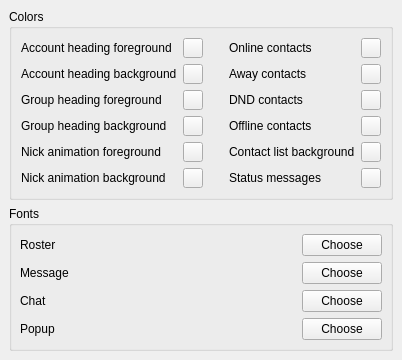
<ui version="4.0" >
 <author></author>
 <comment></comment>
 <exportmacro></exportmacro>
 <class>OptAppearance</class>
 <widget class="QWidget" name="OptAppearance" >
  <property name="geometry" >
   <rect>
    <x>0</x>
    <y>0</y>
    <width>402</width>
    <height>333</height>
   </rect>
  </property>
  <property name="windowTitle" >
   <string>OptAppearanceUI</string>
  </property>
  <layout class="QVBoxLayout" >
   <property name="margin" >
    <number>9</number>
   </property>
   <property name="spacing" >
    <number>6</number>
   </property>
   <item>
    <widget class="QGroupBox" name="groupBox11" >
     <property name="title" >
      <string>Colors</string>
     </property>
     <layout class="QGridLayout" >
      <property name="margin" >
       <number>9</number>
      </property>
      <property name="spacing" >
       <number>6</number>
      </property>
      <item row="0" column="3" >
       <widget class="QLabel" name="tl_cOnline" >
        <property name="text" >
         <string>Online contacts</string>
        </property>
       </widget>
      </item>
      <item row="1" column="3" >
       <widget class="QLabel" name="TextLabel1_2" >
        <property name="text" >
         <string>Away contacts</string>
        </property>
       </widget>
      </item>
      <item row="2" column="3" >
       <widget class="QLabel" name="tl_cDND" >
        <property name="text" >
         <string>DND contacts</string>
        </property>
       </widget>
      </item>
      <item row="3" column="3" >
       <widget class="QLabel" name="tl_cOffline" >
        <property name="text" >
         <string>Offline contacts</string>
        </property>
       </widget>
      </item>
      <item row="3" column="2" >
       <spacer>
        <property name="orientation" >
         <enum>Qt::Horizontal</enum>
        </property>
        <property name="sizeHint" >
         <size>
          <width>111</width>
          <height>20</height>
         </size>
        </property>
       </spacer>
      </item>
      <item row="4" column="3" >
       <widget class="QLabel" name="tl_cListBack" >
        <property name="text" >
         <string>Contact list background</string>
        </property>
       </widget>
      </item>
      <item row="5" column="3" >
       <widget class="QLabel" name="tl_cStatus" >
        <property name="text" >
         <string>Status messages</string>
        </property>
       </widget>
      </item>
      <item row="0" column="4" >
       <widget class="QToolButton" name="pb_cOnline" >
        <property name="sizePolicy" >
         <sizepolicy>
          <hsizetype>0</hsizetype>
          <vsizetype>0</vsizetype>
          <horstretch>0</horstretch>
          <verstretch>0</verstretch>
         </sizepolicy>
        </property>
        <property name="maximumSize" >
         <size>
          <width>20</width>
          <height>20</height>
         </size>
        </property>
        <property name="text" >
         <string/>
        </property>
       </widget>
      </item>
      <item row="1" column="4" >
       <widget class="QToolButton" name="pb_cAway" >
        <property name="sizePolicy" >
         <sizepolicy>
          <hsizetype>0</hsizetype>
          <vsizetype>0</vsizetype>
          <horstretch>0</horstretch>
          <verstretch>0</verstretch>
         </sizepolicy>
        </property>
        <property name="maximumSize" >
         <size>
          <width>20</width>
          <height>20</height>
         </size>
        </property>
        <property name="text" >
         <string/>
        </property>
       </widget>
      </item>
      <item row="1" column="0" >
       <widget class="QLabel" name="tl_cProfileBack" >
        <property name="text" >
         <string>Account heading background</string>
        </property>
       </widget>
      </item>
      <item row="3" column="0" >
       <widget class="QLabel" name="tl_cGroupBack" >
        <property name="text" >
         <string>Group heading background</string>
        </property>
       </widget>
      </item>
      <item row="5" column="1" >
       <widget class="QToolButton" name="pb_cAnimBack" >
        <property name="sizePolicy" >
         <sizepolicy>
          <hsizetype>0</hsizetype>
          <vsizetype>0</vsizetype>
          <horstretch>0</horstretch>
          <verstretch>0</verstretch>
         </sizepolicy>
        </property>
        <property name="maximumSize" >
         <size>
          <width>20</width>
          <height>20</height>
         </size>
        </property>
        <property name="text" >
         <string/>
        </property>
       </widget>
      </item>
      <item row="1" column="1" >
       <widget class="QToolButton" name="pb_cProfileBack" >
        <property name="sizePolicy" >
         <sizepolicy>
          <hsizetype>0</hsizetype>
          <vsizetype>0</vsizetype>
          <horstretch>0</horstretch>
          <verstretch>0</verstretch>
         </sizepolicy>
        </property>
        <property name="maximumSize" >
         <size>
          <width>20</width>
          <height>20</height>
         </size>
        </property>
        <property name="text" >
         <string/>
        </property>
       </widget>
      </item>
      <item row="3" column="1" >
       <widget class="QToolButton" name="pb_cGroupBack" >
        <property name="sizePolicy" >
         <sizepolicy>
          <hsizetype>0</hsizetype>
          <vsizetype>0</vsizetype>
          <horstretch>0</horstretch>
          <verstretch>0</verstretch>
         </sizepolicy>
        </property>
        <property name="maximumSize" >
         <size>
          <width>20</width>
          <height>20</height>
         </size>
        </property>
        <property name="text" >
         <string/>
        </property>
       </widget>
      </item>
      <item row="0" column="1" >
       <widget class="QToolButton" name="pb_cProfileFore" >
        <property name="sizePolicy" >
         <sizepolicy>
          <hsizetype>0</hsizetype>
          <vsizetype>0</vsizetype>
          <horstretch>0</horstretch>
          <verstretch>0</verstretch>
         </sizepolicy>
        </property>
        <property name="maximumSize" >
         <size>
          <width>20</width>
          <height>20</height>
         </size>
        </property>
        <property name="text" >
         <string/>
        </property>
       </widget>
      </item>
      <item row="2" column="1" >
       <widget class="QToolButton" name="pb_cGroupFore" >
        <property name="sizePolicy" >
         <sizepolicy>
          <hsizetype>0</hsizetype>
          <vsizetype>0</vsizetype>
          <horstretch>0</horstretch>
          <verstretch>0</verstretch>
         </sizepolicy>
        </property>
        <property name="maximumSize" >
         <size>
          <width>20</width>
          <height>20</height>
         </size>
        </property>
        <property name="text" >
         <string/>
        </property>
       </widget>
      </item>
      <item row="4" column="1" >
       <widget class="QToolButton" name="pb_cAnimFront" >
        <property name="sizePolicy" >
         <sizepolicy>
          <hsizetype>0</hsizetype>
          <vsizetype>0</vsizetype>
          <horstretch>0</horstretch>
          <verstretch>0</verstretch>
         </sizepolicy>
        </property>
        <property name="maximumSize" >
         <size>
          <width>20</width>
          <height>20</height>
         </size>
        </property>
        <property name="text" >
         <string/>
        </property>
       </widget>
      </item>
      <item row="4" column="0" >
       <widget class="QLabel" name="tl_cAnimFront" >
        <property name="text" >
         <string>Nick animation foreground</string>
        </property>
       </widget>
      </item>
      <item row="5" column="0" >
       <widget class="QLabel" name="tl_cAnimBack" >
        <property name="text" >
         <string>Nick animation background</string>
        </property>
       </widget>
      </item>
      <item row="0" column="0" >
       <widget class="QLabel" name="tl_cProfileFore" >
        <property name="text" >
         <string>Account heading foreground</string>
        </property>
       </widget>
      </item>
      <item row="2" column="0" >
       <widget class="QLabel" name="tl_cGroupFore" >
        <property name="text" >
         <string>Group heading foreground</string>
        </property>
       </widget>
      </item>
      <item row="2" column="4" >
       <widget class="QToolButton" name="pb_cDND" >
        <property name="sizePolicy" >
         <sizepolicy>
          <hsizetype>0</hsizetype>
          <vsizetype>0</vsizetype>
          <horstretch>0</horstretch>
          <verstretch>0</verstretch>
         </sizepolicy>
        </property>
        <property name="maximumSize" >
         <size>
          <width>20</width>
          <height>20</height>
         </size>
        </property>
        <property name="text" >
         <string/>
        </property>
       </widget>
      </item>
      <item row="3" column="4" >
       <widget class="QToolButton" name="pb_cOffline" >
        <property name="sizePolicy" >
         <sizepolicy>
          <hsizetype>0</hsizetype>
          <vsizetype>0</vsizetype>
          <horstretch>0</horstretch>
          <verstretch>0</verstretch>
         </sizepolicy>
        </property>
        <property name="maximumSize" >
         <size>
          <width>20</width>
          <height>20</height>
         </size>
        </property>
        <property name="text" >
         <string/>
        </property>
       </widget>
      </item>
      <item row="4" column="4" >
       <widget class="QToolButton" name="pb_cListBack" >
        <property name="sizePolicy" >
         <sizepolicy>
          <hsizetype>0</hsizetype>
          <vsizetype>0</vsizetype>
          <horstretch>0</horstretch>
          <verstretch>0</verstretch>
         </sizepolicy>
        </property>
        <property name="maximumSize" >
         <size>
          <width>20</width>
          <height>20</height>
         </size>
        </property>
        <property name="text" >
         <string/>
        </property>
       </widget>
      </item>
      <item row="5" column="4" >
       <widget class="QToolButton" name="pb_cStatus" >
        <property name="sizePolicy" >
         <sizepolicy>
          <hsizetype>0</hsizetype>
          <vsizetype>0</vsizetype>
          <horstretch>0</horstretch>
          <verstretch>0</verstretch>
         </sizepolicy>
        </property>
        <property name="maximumSize" >
         <size>
          <width>20</width>
          <height>20</height>
         </size>
        </property>
        <property name="text" >
         <string/>
        </property>
       </widget>
      </item>
     </layout>
    </widget>
   </item>
   <item>
    <widget class="QGroupBox" name="groupBox12" >
     <property name="title" >
      <string>Fonts</string>
     </property>
     <layout class="QGridLayout" >
      <property name="margin" >
       <number>8</number>
      </property>
      <property name="spacing" >
       <number>6</number>
      </property>
      <item row="2" column="1" colspan="3" >
       <widget class="FontLabel" name="le_fChat" />
      </item>
      <item row="2" column="0" >
       <widget class="QLabel" name="tl_fChat" >
        <property name="enabled" >
         <bool>true</bool>
        </property>
        <property name="text" >
         <string>Chat</string>
        </property>
       </widget>
      </item>
      <item row="1" column="0" >
       <widget class="QLabel" name="tl_fMessage" >
        <property name="text" >
         <string>Message</string>
        </property>
       </widget>
      </item>
      <item row="1" column="4" >
       <widget class="QPushButton" name="pb_fMessage" >
        <property name="text" >
         <string>Choose</string>
        </property>
       </widget>
      </item>
      <item row="2" column="4" >
       <widget class="QPushButton" name="pb_fChat" >
        <property name="enabled" >
         <bool>true</bool>
        </property>
        <property name="text" >
         <string>Choose</string>
        </property>
       </widget>
      </item>
      <item row="3" column="4" >
       <widget class="QPushButton" name="pb_fPopup" >
        <property name="enabled" >
         <bool>true</bool>
        </property>
        <property name="text" >
         <string>Choose</string>
        </property>
       </widget>
      </item>
      <item row="0" column="4" >
       <widget class="QPushButton" name="pb_fRoster" >
        <property name="text" >
         <string>Choose</string>
        </property>
       </widget>
      </item>
      <item row="0" column="0" >
       <widget class="QLabel" name="tl_fRoster" >
        <property name="text" >
         <string>Roster</string>
        </property>
       </widget>
      </item>
      <item row="3" column="0" >
       <widget class="QLabel" name="tl_fPopup" >
        <property name="text" >
         <string>Popup</string>
        </property>
       </widget>
      </item>
      <item row="3" column="1" colspan="3" >
       <widget class="FontLabel" name="le_fPopup" />
      </item>
      <item row="1" column="1" colspan="3" >
       <widget class="FontLabel" name="le_fMessage" />
      </item>
      <item row="0" column="1" colspan="3" >
       <widget class="FontLabel" name="le_fRoster" />
      </item>
     </layout>
    </widget>
   </item>
  </layout>
 </widget>
 <layoutdefault spacing="6" margin="11" />
 <pixmapfunction></pixmapfunction>
 <customwidgets>
  <customwidget>
   <class>FontLabel</class>
   <extends></extends>
   <header>opt_appearance.h</header>
   <container>0</container>
   <pixmap></pixmap>
  </customwidget>
 </customwidgets>
 <tabstops>
  <tabstop>pb_cOnline</tabstop>
  <tabstop>pb_cOffline</tabstop>
  <tabstop>pb_cAway</tabstop>
  <tabstop>pb_cDND</tabstop>
  <tabstop>pb_cProfileFore</tabstop>
  <tabstop>pb_cProfileBack</tabstop>
  <tabstop>pb_cGroupFore</tabstop>
  <tabstop>pb_cGroupBack</tabstop>
  <tabstop>pb_cListBack</tabstop>
  <tabstop>pb_cAnimFront</tabstop>
  <tabstop>pb_cAnimBack</tabstop>
  <tabstop>pb_fRoster</tabstop>
  <tabstop>pb_fMessage</tabstop>
  <tabstop>pb_fChat</tabstop>
  <tabstop>pb_fPopup</tabstop>
 </tabstops>
 <resources/>
 <connections/>
</ui>
